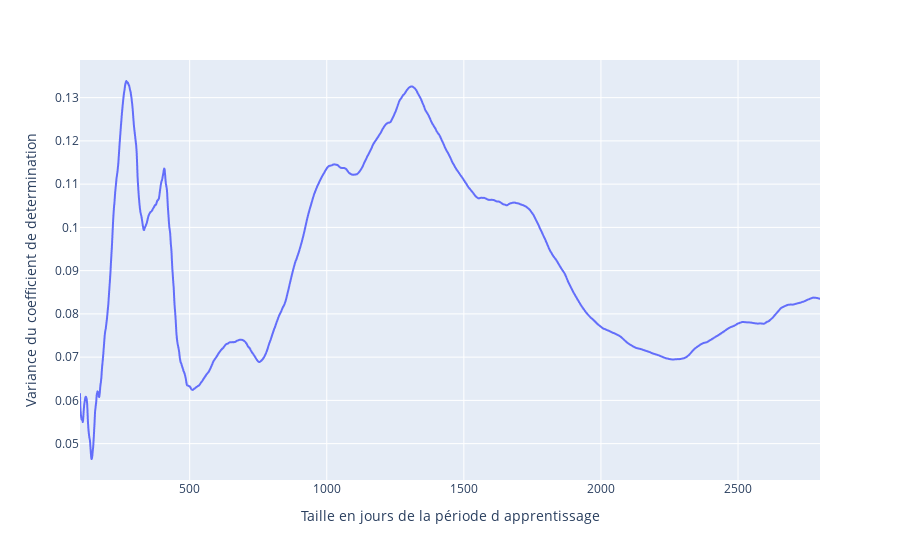

This figure's notebook cell:
### Code cell
fig = px.line(x=x, y= y_v, labels={'x':'Taille en jours de la période d apprentissage ', 'y':' Variance du coefficient de determination'})
fig.show()

### Figure 1 — Plotly figure (JSON) as saved in the notebook; plotly's stock layout.template omitted (floating-point values rounded to 4 significant figures; data arrays with more than 128 entries replaced by an {"elided": "..."} marker saying what was removed)
{"data": [{"hovertemplate": "Taille en jours de la période d apprentissage =%{x}<br> Variance du coefficient de determination=%{y}<extra></extra>", "legendgroup": "", "line": {"color": "#636efa", "dash": "solid"}, "marker": {"symbol": "circle"}, "mode": "lines", "name": "", "showlegend": false, "type": "scattergl", "x": {"elided": "2700 int values"}, "xaxis": "x", "y": {"elided": "2700 float values"}, "yaxis": "y"}], "layout": {"legend": {"tracegroupgap": 0}, "margin": {"t": 60}, "xaxis": {"anchor": "y", "domain": [0, 1], "title": {"text": "Taille en jours de la période d apprentissage "}}, "yaxis": {"anchor": "x", "domain": [0, 1], "title": {"text": " Variance du coefficient de determination"}}}}
